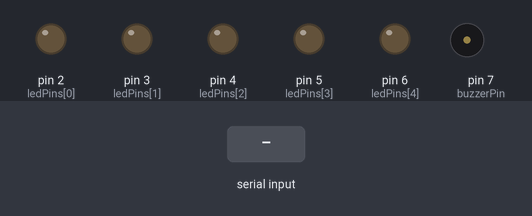
This sketch was run on a simulated Arduino Uno, built with avr-gcc and run on an emulated ATmega328P. Parts: output pins drawn as LEDs (lit = HIGH), buzzer (waves = sounding). Dashed ring = blinking. Inputs (shaded band) come from the test bench.

Above: at 1.2 s.
1.3 s: "S90\n" received over Serial
At 1.45 s:
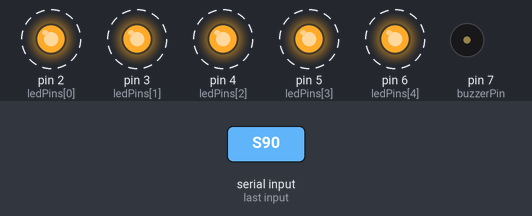
4.3 s: "90,45\n" received over Serial
At 5.5 s:
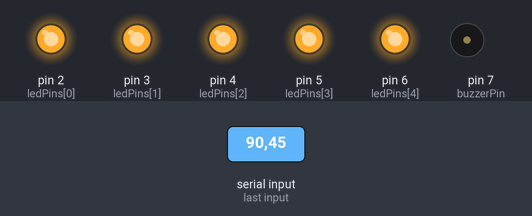
5.8 s: "30,150\n" received over Serial
7.3 s: "200\n" received over Serial
At 7.8 s:
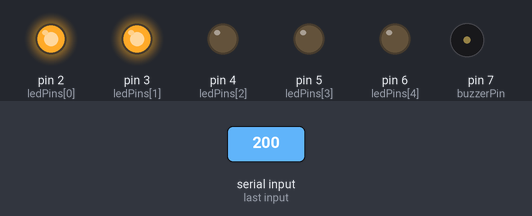
8.8 s: "S,45\n" received over Serial
At 10.85 s:
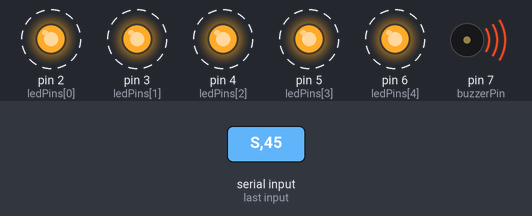
11.8 s: "F90\n" received over Serial
At 12.65 s:
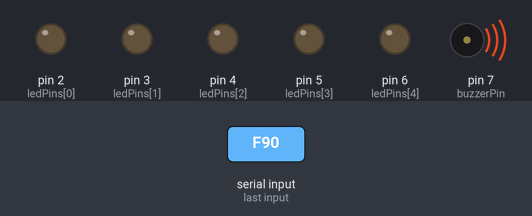
Timing chart, 0 to 14.8 s (numbered marks = the images above; inputs shaded):
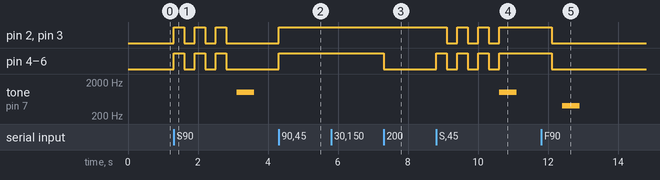

The sketch:

sketch_feb21a.ino
```cpp
// Define LED pins and buzzer pin
const int ledPins[] = {2, 3, 4, 5, 6};
const int numLeds = 5;
const int buzzerPin = 7;  // Connect your passive buzzer here

void setup() {
  // Initialize LED pins as outputs
  for (int i = 0; i < numLeds; i++) {
    pinMode(ledPins[i], OUTPUT);
    digitalWrite(ledPins[i], LOW);
  }
  // Set buzzer pin as output
  pinMode(buzzerPin, OUTPUT);
  Serial.begin(9600);
}

void loop() {
  if (Serial.available() > 0) {
    char incoming = Serial.read();

    // If incoming is a digit from '1' to '5', light up that many LEDs
    if (incoming >= '1' && incoming <= '5') {
      int count = incoming - '0';
      for (int i = 0; i < numLeds; i++) {
        digitalWrite(ledPins[i], (i < count) ? HIGH : LOW);
      }
    }
    // If incoming is 'S', indicate success by blinking LEDs and playing a tone
    else if (incoming == 'S') {
      blinkLeds(3);
      // Play a success tone (e.g., 1000 Hz for 500ms)
      tone(buzzerPin, 1000, 500);
    }
    // If incoming is 'F', indicate failure by blinking LEDs and playing a different tone
    else if (incoming == 'F') {
      blinkLeds(1);
      // Play an error tone (e.g., 400 Hz for 500ms)
      tone(buzzerPin, 400, 500);
    }
  }
}

void blinkLeds(int times) {
  for (int t = 0; t < times; t++) {
    for (int i = 0; i < numLeds; i++) {
      digitalWrite(ledPins[i], HIGH);
    }
    delay(300);
    for (int i = 0; i < numLeds; i++) {
      digitalWrite(ledPins[i], LOW);
    }
    delay(300);
  }
}
```

Measured:
- after the input at 1.3 s, pin 2 (ledPins[0]), pin 3 (ledPins[1]), pin 4 (ledPins[2]), pin 5 (ledPins[3]), pin 6 (ledPins[4]): alternates HIGH for 0.30 s and LOW for 0.30 s, 6 changes in all, then stays LOW, starting at once; tone on pin 7 (buzzerPin): silent → 1000 Hz after 1.8 s, → silent 0.50 s later
- after the input at 4.3 s, pin 2 (ledPins[0]), pin 3 (ledPins[1]), pin 4 (ledPins[2]), pin 5 (ledPins[3]), pin 6 (ledPins[4]): LOW → HIGH at once
- after the input at 7.3 s, pin 4 (ledPins[2]), pin 5 (ledPins[3]), pin 6 (ledPins[4]): HIGH → LOW at once
- after the input at 8.8 s, pin 2 (ledPins[0]), pin 3 (ledPins[1]): alternates HIGH for 0.30 s and LOW for 0.30 s, 6 changes in all, then stays HIGH, starting after 0.30 s
- after the input at 11.8 s, pin 2 (ledPins[0]), pin 3 (ledPins[1]), pin 4 (ledPins[2]), pin 5 (ledPins[3]), pin 6 (ledPins[4]): HIGH → LOW after 0.30 s; tone on pin 7 (buzzerPin): silent → 400 Hz after 0.60 s, → silent 0.50 s later
